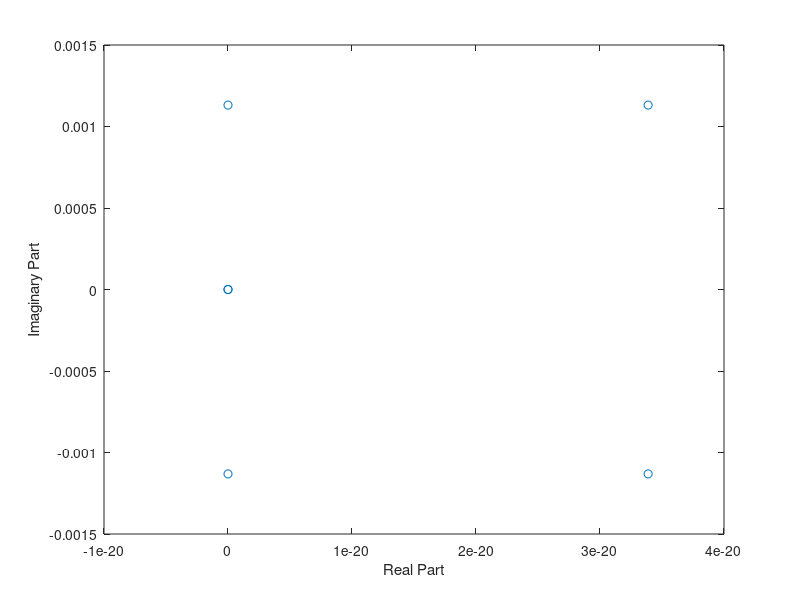

MATLAB code for this plot: (Note: this script raises an error after producing the figure.)
clear; close all

%%%%%% A,B,C,D Matrices %%%%%%
% Inputs, Parameters, and Constants
% Earth mean radius:
rEarth_m = 6371E3;
muEarth_m3ps2 = 398600*(1000^3);

% Target radius
rTgt_m = 6778E3;
% Target mean motion
nTgt = sqrt(muEarth_m3ps2/rTgt_m^3);
% Target orbit period
TTgt_s = 2*pi/nTgt; 

tvec_s = 0:0.1:2*TTgt_s;

A = [0 0 0 1 0 0;
     0 0 0 0 1 0;
     0 0 0 0 0 1;
     3*nTgt^2 0 0 0 2*nTgt 0;
     0 0 0 -2*nTgt 0 0;
     0 0 -nTgt^2 0 0 0];

B = [0 0 0;
     0 0 0;
     0 0 0;
     1 0 0;
     0 1 0;
     0 0 1];

C = [1 0 0 0 0 0;
     0 1 0 0 0 0;
     0 0 1 0 0 0];

D = [0 0 0;
     0 0 0;
     0 0 0];

nstates = size(A,1); % how many states? 
OLsys = ss(A,B,C,D);

eigVal = eig(A);
[eig_Vec, eig_ValDiag] = eig(A);
figure
plot(eigVal, 'o');
xlabel('Real Part')
ylabel('Imaginary Part')

%% #2
% Define control system objectives, requirements. Determine open loop plant
% poles. Simulate the plant respone (no controller) to the desired initial
% conditions, reference inputs and /or exogeneous disturbances, as
% appropriate to control objectives, verify that thees responses make sense

% isControllable = rank(ctrb(OLsys)) == numel(A(:,1)) % yes
% isObservable = rank(obsv(OLsys)) == numel(A(:,1)) % yes

% Names for plots
OLsys.StateName = {'x (radial)';'y (along-track)';'z (cross-track)';...
    'xdot (radial velocity)';'ydot (along-track velocity)';'zdot (cross-track velocity)'};
OLsys.StateUnit = {'meters';'meters';'meters';...
    'meters/seconds';'meters/seconds';'meters/seconds'};
OLsys.OutputName = OLsys.StateName(1:3);
OLsys.OutputUnit = OLsys.StateUnit(1:3);
OLsys.InputName = {'xddot';'yddot';'zddot'};
OLsys.InputUnit = {'meters/seconds^2';'meters/seconds^2';'meters/seconds^2'};

% Open loop poles
% olpoles = pole(OLsys);
% pzmap(OLsys)

% impulse(OLsys) % this makes sense

% Simulate the plant response to the desired initial conditions (no
% disturbance)

% X0 = [0 10000 0 0 0 0];
% X0 = [10000 0 0 0 0 0];
% X0 = [0 0 10000 0 0 0];
% X0 = [10 375 0 0 0.00009 0];
X0 = [0 400 0 0 0.0235 0];

% figure();
% initial(OLsys,X0,tvec_s);
[y,t,x] = initial(OLsys,X0,tvec_s); %<----------------this can be ref trajectory
step(OLsys,TTgt_s)

figure('Name','Open Loop Response to Initial Conditions');
subplot(311)
plot(t,y(:,1),'DisplayName','Radial Obs');  hold on;
plot(t,x(:,1),'DisplayName','Radial State'); 
legend('show'); ylabel('meters'); grid minor;
subplot(312)
plot(t,y(:,2),'DisplayName','Along-Track Obsv'); hold on;
plot(t,x(:,2),'DisplayName','Along-Track State'); 
legend('show'); ylabel('meters'); grid minor;
subplot(313)
plot(t,y(:,3),'DisplayName','Cross-Track Obsv'); hold on;
plot(t,y(:,3),'DisplayName','Cross-Track State');
legend('show'); ylabel('meters'); grid minor;
xlabel('Time (seconds)');
sgtitle('Initial Conditions System Response')


%% #5 Luenberger Observer 
% todo remove these gains once part 4 is complete
K = zeros(3,6);
F = eye(3);

% check for controllability of observer system
Co_observer = ctrb(A', C');
is_observer_controllable = rank(Co_observer) == nstates

% New augmented state for luenberger observer: Xaug_obs = [x; ex; ey; ez; exdot; eydot; ezdot]

% Specify desired closed-loop poles for the Luenberger observer
desobsvpoles =  [-12 -11 -10 -9, -8, -7]; % TODO : Fine tune 
% Use place command to get Luenberger observer gain
L = (place(A',C',desobsvpoles))';

% define new closed loop observer system
AaugLOCL = [A B*K;
           zeros(nstates) A-L*C];
% BaugLOOL = [B; B]; % open loop version
BaugLOCL = [B*F; zeros(size(B))];
CaugLOCL = [zeros(nstates,nstates), eye(nstates)]; %define errors as outputs (should --> 0)
DaugLOCL = zeros(6,3);
LOCLsys = ss(AaugLOCL, BaugLOCL, CaugLOCL, DaugLOCL);

figure();
initial(LOCLsys,2*zeros(2*nstates,1),10) %initial observer error states zero
title('Observer error transient responses | Zero intial error')

figure();
initial(LOCLsys,2*ones(2*nstates,1),10) %initial observer error states non-zero
title('Observer error transient responses | With inital error')

%% # 6 Infinite Horizon Controller

% define umax  % FIX - not sure Im defining these right
thrust_kgmps2 = 0.5;
massChaser_kg = 100; 

umax_mps2 = 1E-4; % thrust_kgmps2/massChaser_kg;
rmag = 0.2;
% rhistvec1 = x(:,1:3);
rhistvec1 = zeros(size(x(:,1:3)));

% Weights based on prof code...
awts = ones([1,numel(A(:,1))]);
rho  = 1;
awts = awts./sum(awts);


%Q = [eye(3)*10,zeros(3);zeros(3),eye(3)*1];% eye(size(A))*10;
%R=eye(numel(B(1,:)));
poswts = 10*[1 1 1];
velwts = 100*[1 1 1];
Q = diag(awts./[poswts, velwts].^2);
R = rho*diag(1./(umax_mps2.*[1 1 1]).^2);

[Ks, W, E] = lqr(A,B,Q,R);
% usLqr = nan([3, numel(x(:,1))]);
% 
% for i = 1:numel(x(:,1))
%    usLqr(:,i) = -R^-1 * B'*W*x(i,:)';
% end

Ff = (C/(-A+B*Ks)*B)^-1;
Acl = A - B*Ks;
Bcl = B*Ff;
Ccl = C;
Dcl = D;
CLsys = ss(Acl,Bcl,Ccl,Dcl);

[ycl1,~,xcl1] = lsim(CLsys,rhistvec1',tvec_s,[X0(1:3),0,0,0]);

ucl1 = -Ks*xcl1' + Ff*rhistvec1';

figure("Name",'Actuator Effort')
subplot(311), hold on
plot(tvec_s,ucl1(1,:))
plot(tvec_s,umax_mps2*ones(size(tvec_s)),'--k');
plot(tvec_s,-umax_mps2*ones(size(tvec_s)),'--k');
subplot(312), hold on
plot(tvec_s,ucl1(2,:))
plot(tvec_s,umax_mps2*ones(size(tvec_s)),'--k');
plot(tvec_s,-umax_mps2*ones(size(tvec_s)),'--k');
subplot(313), hold on
plot(tvec_s,ucl1(3,:))
plot(tvec_s,umax_mps2*ones(size(tvec_s)),'--k');
plot(tvec_s,-umax_mps2*ones(size(tvec_s)),'--k');

figure("Name","Response Compared To Desired Position State")
subplot(311)
plot(tvec_s,ycl1(:,1),'DisplayName','Observed'); hold on;
plot(tvec_s,rhistvec1(:,1),'DisplayName','Reference');
legend show
subplot(312)
plot(tvec_s,ycl1(:,2),'DisplayName','Observed'); hold on;
plot(tvec_s,rhistvec1(:,2),'DisplayName','Reference');
legend show
subplot(313)
plot(tvec_s,ycl1(:,3),'DisplayName','Observed'); hold on;
plot(tvec_s,rhistvec1(:,3),'DisplayName','Reference')
legend show

%%

%%%% SCRIPT STUB %%%%




%%% FUNCTIONS STUB %%%%
